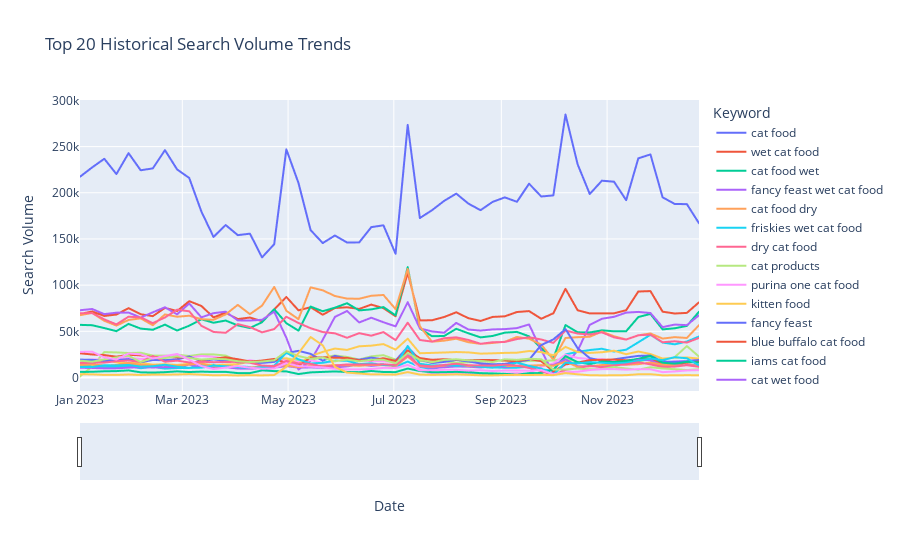

Notebook code cell kept with this figure:
### Markdown cell above
The 3 peaks indicate that people generally wait till the are running out of food, or are waiting and buy with promotions. 

Time series graph showing the search volume trends for the keywords over time. This would help a brand understand when consumer interest peaks and how it correlates with their sales cycles.

### Code cell
# Load your data
historical_search_volume_data = pd.read_excel('../Customer_Success_Engineer_-_Project_Data.xlsx', sheet_name='Historical Search Volume', header=1)

# Summarize to find the maximum search volume for each keyword/category
summary = historical_search_volume_data.groupby('keyword')['Search Volume'].max().reset_index()

# Sort by 'Search Volume' to get the top 20
top_20_keywords = summary.sort_values(by='Search Volume', ascending=False).head(20)

# Filter the original dataset to include only the top 20 keywords/categories
filtered_data = historical_search_volume_data[historical_search_volume_data['keyword'].isin(top_20_keywords['keyword'])]

# Creating the line chart for the top 20 searches, each in different colors
fig = px.line(filtered_data, x='Start Date', y='Search Volume', color='keyword', title='Top 20 Historical Search Volume Trends')

# Enhancing the plot with labels
fig.update_layout(xaxis_title='Date', yaxis_title='Search Volume', legend_title='Keyword', xaxis=dict(rangeslider=dict(visible=True)))

# Display the plot
fig.show()
